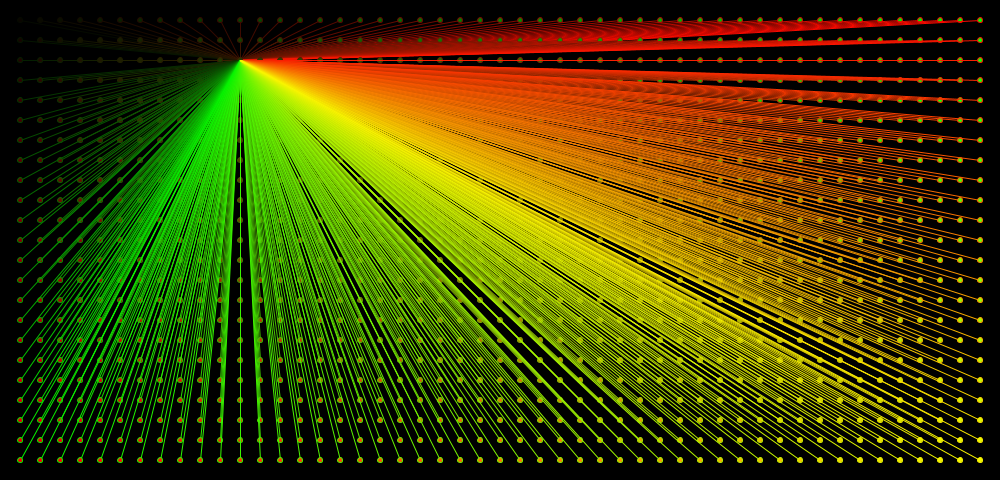
Frame 1 (no input)
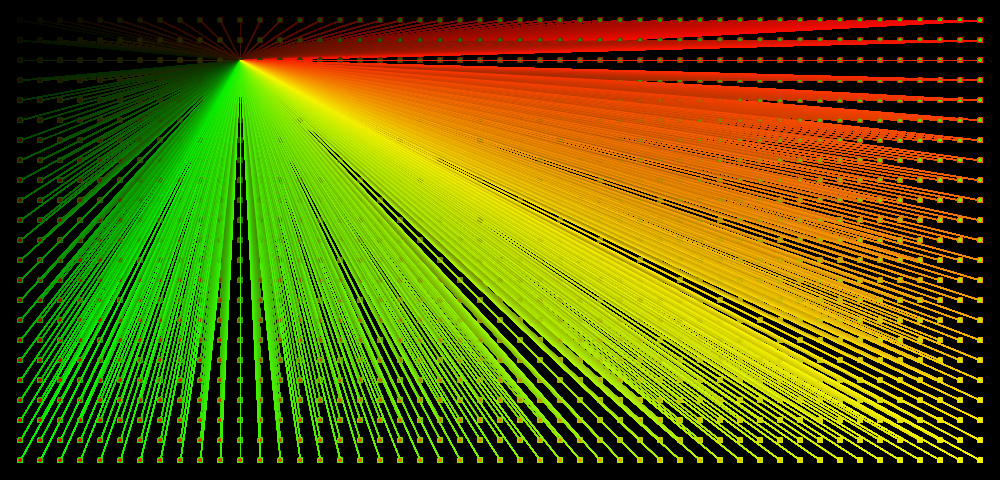
Frame 60 (the mouse pressed at the canvas centre just before this capture)
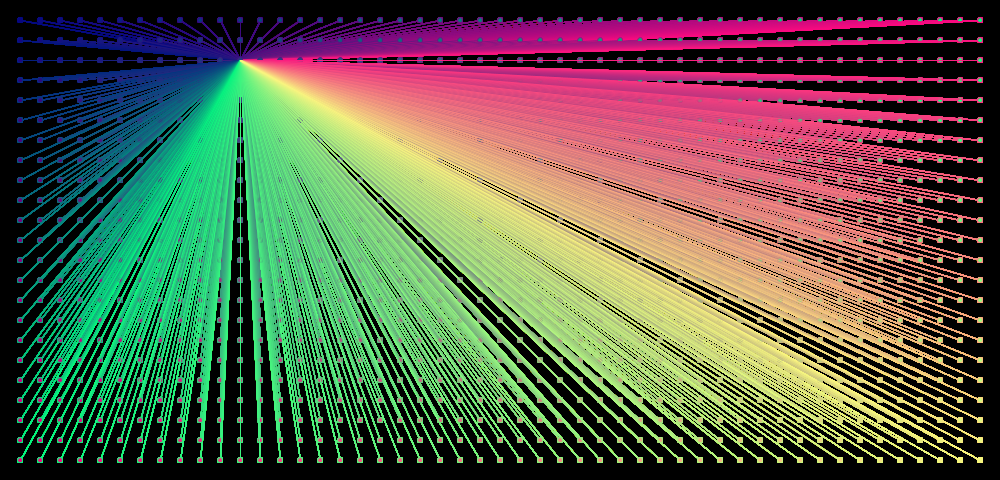
Frame 120 (the mouse held since frame 60 and released just before this capture)

The Processing sketch that drew these frames (run headless with seeded random() and noise(); from frame 60 on, the mouse is pressed at the canvas centre):

// Processing sketch: Design_Pattern_One
// ── Design_Pattern_One.pde
void setup(){
  size(1000, 480);
  background(0);
  smooth();
  fill(255);
}

void draw(){
  for (int y = 20; y <= height-20; y += 20) {
    for (int x = 20; x <= width-20; x += 20) {
      int red = int(y/(height*1.0) * 255);
      int green = int(x/(width*1.0) * 255);
      int blue = int(mouseX/(width*1.0) * 255);
      int alpha = int(mouseY/(height*1.0) * 255);
      
      // Draw a line to the center of the display
      stroke(green,red,alpha);
      line(x, y, 240, 60);
      fill(red,green,blue);
      
      ellipse(x, y, 5, 5);
    }
  }
}
